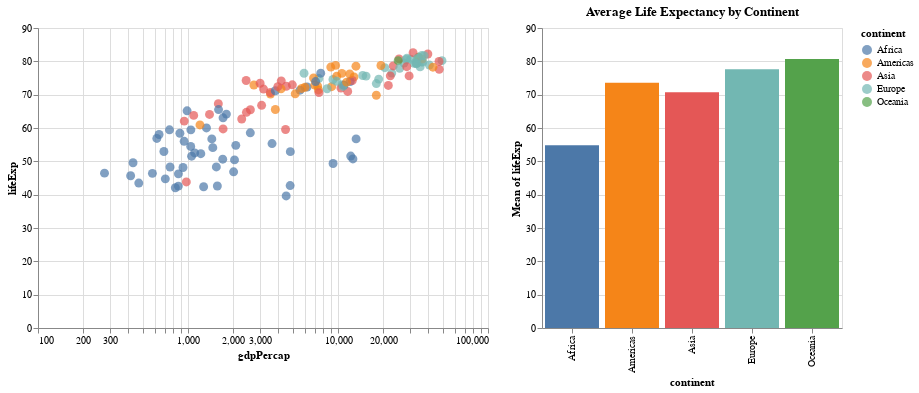

Notebook cell for this chart:
### Markdown cell above
## 🔗 5️⃣ Linked Visualizations with Altair

Let’s add an interactive filter — when you select a continent in one chart,  
the second chart will automatically update.

### Code cell
# 🪄 Linked visualizations with selection
continent_selection = alt.selection_multi(fields=['continent'], bind='legend')

# Base scatter chart
scatter = alt.Chart(df.query("year == 2007")).mark_circle(size=80).encode(
    x=alt.X("gdpPercap:Q", scale=alt.Scale(type="log")),
    y="lifeExp:Q",
    color=alt.condition(continent_selection, 'continent:N', alt.value('lightgray')),
    tooltip=["country", "continent", "lifeExp", "gdpPercap"]
).add_params(
    continent_selection
).properties(
    width=450, height=300
)

# Bar chart for average life expectancy
bar = alt.Chart(df.query("year == 2007")).mark_bar().encode(
    x="continent:N",
    y="mean(lifeExp):Q",
    color="continent:N"
).transform_filter(
    continent_selection
).properties(
    width=300, height=300, title="Average Life Expectancy by Continent"
)

# Combine charts
combined = scatter | bar
combined

### Figure 1 — Vega-Lite specification as saved in the notebook (floating-point values rounded to 4 significant figures; data arrays with more than 128 entries replaced by an {"elided": "..."} marker saying what was removed)
{"config": {"view": {"continuousWidth": 300, "continuousHeight": 300}}, "hconcat": [{"data": {"name": "data-a0d4544c17acaa17714365e6063d1d73"}, "mark": {"type": "circle", "size": 80}, "encoding": {"color": {"condition": {"param": "param_2", "field": "continent", "type": "nominal"}, "value": "lightgray"}, "tooltip": [{"field": "country", "type": "nominal"}, {"field": "continent", "type": "nominal"}, {"field": "lifeExp", "type": "quantitative"}, {"field": "gdpPercap", "type": "quantitative"}], "x": {"field": "gdpPercap", "scale": {"type": "log"}, "type": "quantitative"}, "y": {"field": "lifeExp", "type": "quantitative"}}, "height": 300, "name": "view_1", "width": 450}, {"data": {"name": "data-a0d4544c17acaa17714365e6063d1d73"}, "mark": {"type": "bar"}, "encoding": {"color": {"field": "continent", "type": "nominal"}, "x": {"field": "continent", "type": "nominal"}, "y": {"aggregate": "mean", "field": "lifeExp", "type": "quantitative"}}, "height": 300, "title": "Average Life Expectancy by Continent", "transform": [{"filter": {"param": "param_2"}}], "width": 300}], "params": [{"name": "param_2", "select": {"type": "point", "fields": ["continent"]}, "bind": "legend", "views": ["view_1"]}], "$schema": "https://vega.github.io/schema/vega-lite/v5.20.1.json", "datasets": {"data-a0d4544c17acaa17714365e6063d1d73": {"elided": "142 records"}}}
